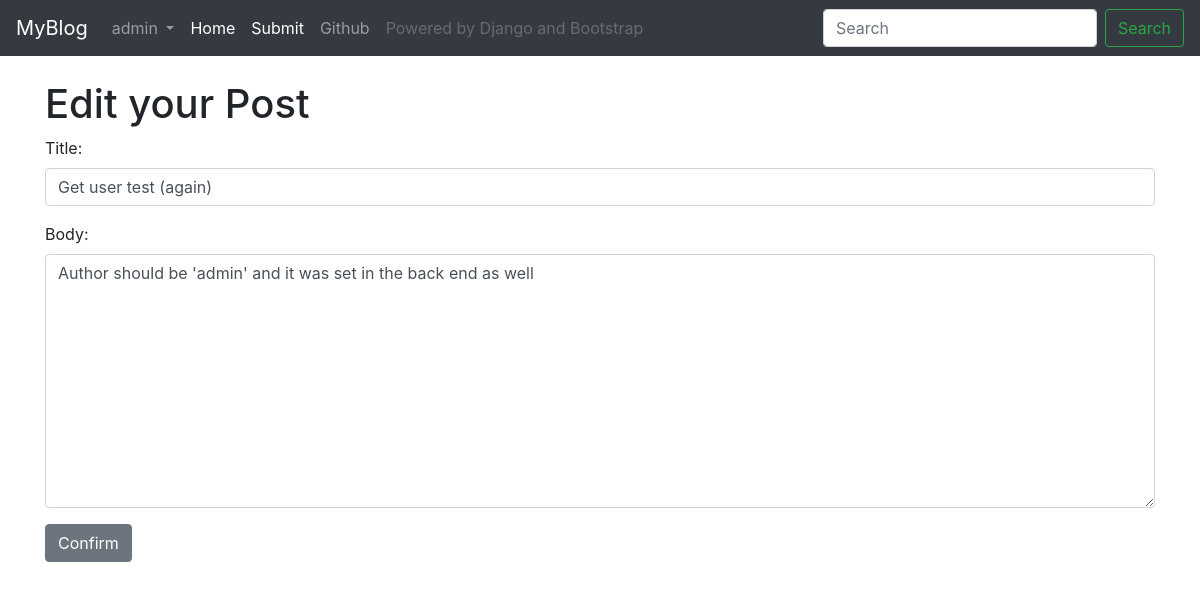
The app's page /post/edit/7 (signed in) with its own data.
### blog/models.py (models this page shows, shortened)
class Post(models.Model):
    title = models.CharField(max_length=255)
    author = models.ForeignKey(User, on_delete=models.CASCADE, default=2) #ForeignKey可以连接数据库中其它model
    body = models.TextField()
    date = models.DateTimeField(default=timezone.now())
    is_visible = models.BooleanField(default=True)

### blog/views.py (the view)
# urls.py: path("post/edit/<int:pk>", UpdatePostView.as_view(), name="edit-post"),
class UpdatePostView(UpdateView):
    model = Post
    form_class = PostForm
    template_name = "update_post.html"

### blog/forms.py
class PostForm(forms.ModelForm):
    class Meta:
        model = Post
        fields = ("title", "body", )
        widgets = {
            'title': forms.TextInput(attrs={'class': 'form-control'}),
            'body': forms.Textarea(attrs={'class': 'form-control'}),
        }

### blog/templates/update_post.html (shortened to what this page needs)
{% extends 'base.html' %} {% block title %}My Blog - Edit {% endblock %}
{% block content %}
{% if request.user == post.author %}
<h1>Edit your Post</h1>
<form method="post">
    {{form.as_p}}
    <button class="btn btn-secondary">Confirm</button>
{% else %}
<h1>You don't have permission to edit this post.</h1>
{% endif %}
{% endblock %}

### blog/templates/base.html (shortened to what this page needs)
<!doctype html>
<html lang="en">
<head>
    <link rel="stylesheet" href="https://cdn.jsdelivr.net/npm/bootstrap@4.4.1/dist/css/bootstrap.min.css">
</head>
<body>
    <nav class="navbar navbar-expand-lg navbar-dark bg-dark">
        <a class="navbar-brand" href="{% url 'home' %}">MyBlog</a>
        <div class="collapse navbar-collapse" id="navbarSupportedContent">
            <ul class="navbar-nav mr-auto">
                {% if user.is_authenticated %}
                <li class="nav-item dropdown">
                    <a class="nav-link dropdown-toggle" href="#" id="navbarDropdown" role="button" data-toggle="dropdown" aria-haspopup="true" aria-expanded="false">
                        {{ user.username }}
                    </a>
                </li>
                {% endif %}
                <li class="nav-item active">
                    <a class="nav-link" href="{% url 'home' %}">Home <span class="sr-only">(current)</span></a>
                </li>
                <li class="nav-item active">
                    <a class="nav-link" href="{% url 'create-post' %}">Submit <span class="sr-only">(current)</span></a>
                </li>
                <li class="nav-item">
                    <a class="nav-link" href="https://github.com/Morph317/DjangoBlog">Github</a>
                </li>
                <li class="nav-item">
                    <a class="nav-link disabled" href="#" tabindex="-1" aria-disabled="true">Powered by Django and Bootstrap</a>
                </li>
            </ul>
            <form class="form-inline my-2 my-lg-0">
                <input class="form-control mr-sm-2" type="search" placeholder="Search" aria-label="Search">
                <button class="btn btn-outline-success my-2 my-sm-0" type="submit">Search</button>
            </form>
        </div>
    </nav>
    <br/>
    <div class="container">{% block content %} {% endblock %}</div>
</body>
</html>

### records on screen
Post: title "Get user test (again)", body "Author should be 'admin' and it was set in the back end as well"

### other values on screen
{{ user.username }} "admin"
